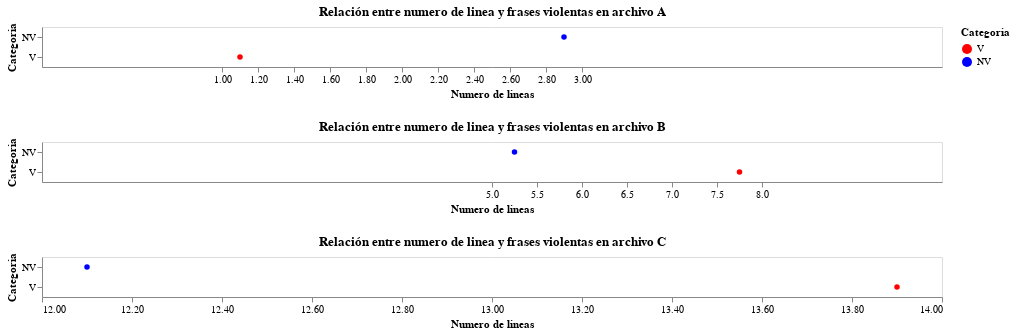

The code cell stored with this chart in its notebook:
### Code cell
# Import necessary libraries
import pandas as pd
import altair as alt

# Sample data
data = {
    'archivo_origen': ['A', 'A', 'B', 'B', 'C', 'C'],
    'numero_linea': [1, 3, 5, 8, 12, 14],
    'clasificacion': ['V', 'NV', 'NV', 'V', 'NV', 'V'],
    'text': ['Text 1', 'Text 2', 'Text 3', 'Text 4', 'Text 5', 'Text 6']
}

df_violentos = pd.DataFrame(data)

# Domain and range for color scale
domain_v = ['V', 'NV']
range_ = ['red', 'blue']

scatterplots = []

for file_name, group_df in df_violentos.groupby('archivo_origen'):
    min_linea = group_df['numero_linea'].min()
    max_linea = group_df['numero_linea'].max()
    interval = max_linea - min_linea
    nice_value = max(1, int(interval / 10))

    x_scale = alt.Scale(nice=nice_value)

    scatterplot = alt.Chart(group_df, width=900).mark_circle().encode(
        x=alt.X('numero_linea:Q', title='Numero de lineas', scale=x_scale, bin=True),
        y=alt.Y('clasificacion:N', title='Categoria'),
        color=alt.Color('clasificacion:N', title='Categoria', scale=alt.Scale(domain=domain_v, range=range_)),
        tooltip=['clasificacion:N', 'count():Q', 'numero_linea:Q']
    ).properties(
        title=f'Relación entre numero de linea y frases violentas en archivo {file_name}'
    )
    scatterplots.append(scatterplot)

chart_lineas_cat = alt.vconcat(*scatterplots)
chart_lineas_cat

### Figure 1 — Vega-Lite specification as saved in the notebook (floating-point values rounded to 4 significant figures)
{"config": {"view": {"continuousWidth": 400, "continuousHeight": 300}}, "vconcat": [{"data": {"name": "data-0abbd7fd099b0e62bbc0eff0240a74e9"}, "mark": "circle", "encoding": {"color": {"field": "clasificacion", "scale": {"domain": ["V", "NV"], "range": ["red", "blue"]}, "title": "Categoria", "type": "nominal"}, "tooltip": [{"field": "clasificacion", "type": "nominal"}, {"aggregate": "count", "type": "quantitative"}, {"field": "numero_linea", "type": "quantitative"}], "x": {"bin": true, "field": "numero_linea", "scale": {"nice": 1}, "title": "Numero de lineas", "type": "quantitative"}, "y": {"field": "clasificacion", "title": "Categoria", "type": "nominal"}}, "title": "Relación entre numero de linea y frases violentas en archivo A", "width": 900}, {"data": {"name": "data-d4f2cd514fa3e7a07dcad3653d1aae9d"}, "mark": "circle", "encoding": {"color": {"field": "clasificacion", "scale": {"domain": ["V", "NV"], "range": ["red", "blue"]}, "title": "Categoria", "type": "nominal"}, "tooltip": [{"field": "clasificacion", "type": "nominal"}, {"aggregate": "count", "type": "quantitative"}, {"field": "numero_linea", "type": "quantitative"}], "x": {"bin": true, "field": "numero_linea", "scale": {"nice": 1}, "title": "Numero de lineas", "type": "quantitative"}, "y": {"field": "clasificacion", "title": "Categoria", "type": "nominal"}}, "title": "Relación entre numero de linea y frases violentas en archivo B", "width": 900}, {"data": {"name": "data-6e98fa575761bd9a96ff9c39cf7cc584"}, "mark": "circle", "encoding": {"color": {"field": "clasificacion", "scale": {"domain": ["V", "NV"], "range": ["red", "blue"]}, "title": "Categoria", "type": "nominal"}, "tooltip": [{"field": "clasificacion", "type": "nominal"}, {"aggregate": "count", "type": "quantitative"}, {"field": "numero_linea", "type": "quantitative"}], "x": {"bin": true, "field": "numero_linea", "scale": {"nice": 1}, "title": "Numero de lineas", "type": "quantitative"}, "y": {"field": "clasificacion", "title": "Categoria", "type": "nominal"}}, "title": "Relación entre numero de linea y frases violentas en archivo C", "width": 900}], "$schema": "https://vega.github.io/schema/vega-lite/v4.17.0.json", "datasets": {"data-0abbd7fd099b0e62bbc0eff0240a74e9": [{"archivo_origen": "A", "numero_linea": 1, "clasificacion": "V", "text": "Text 1"}, {"archivo_origen": "A", "numero_linea": 3, "clasificacion": "NV", "text": "Text 2"}], "data-d4f2cd514fa3e7a07dcad3653d1aae9d": [{"archivo_origen": "B", "numero_linea": 5, "clasificacion": "NV", "text": "Text 3"}, {"archivo_origen": "B", "numero_linea": 8, "clasificacion": "V", "text": "Text 4"}], "data-6e98fa575761bd9a96ff9c39cf7cc584": [{"archivo_origen": "C", "numero_linea": 12, "clasificacion": "NV", "text": "Text 5"}, {"archivo_origen": "C", "numero_linea": 14, "clasificacion": "V", "text": "Text 6"}]}}
